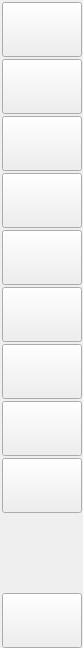
  <widget class="QWidget" name="rightButtonBar" native="true">
   <property name="geometry">
    <rect>
     <x>1196</x>
     <y>65</y>
     <width>83</width>
     <height>648</height>
    </rect>
   </property>
   <property name="minimumSize">
    <size>
     <width>0</width>
     <height>0</height>
    </size>
   </property>
   <property name="maximumSize">
    <size>
     <width>16777215</width>
     <height>16777215</height>
    </size>
   </property>
   <property name="styleSheet">
    <string notr="true"/>
   </property>
   <layout class="QVBoxLayout" name="verticalLayout">
    <property name="spacing">
     <number>2</number>
    </property>
    <property name="leftMargin">
     <number>2</number>
    </property>
    <property name="topMargin">
     <number>2</number>
    </property>
    <property name="rightMargin">
     <number>0</number>
    </property>
    <property name="bottomMargin">
     <number>0</number>
    </property>
    <item>
     <widget class="QPushButton" name="rightButton1">
      <property name="sizePolicy">
       <sizepolicy hsizetype="Fixed" vsizetype="Fixed">
        <horstretch>0</horstretch>
        <verstretch>0</verstretch>
       </sizepolicy>
      </property>
      <property name="minimumSize">
       <size>
        <width>80</width>
        <height>55</height>
       </size>
      </property>
      <property name="maximumSize">
       <size>
        <width>80</width>
        <height>55</height>
       </size>
      </property>
      <property name="focusPolicy">
       <enum>Qt::NoFocus</enum>
      </property>
      <property name="text">
       <string/>
      </property>
      <property name="checkable">
       <bool>false</bool>
      </property>
      <property name="autoExclusive">
       <bool>false</bool>
      </property>
      <property name="flat">
       <bool>false</bool>
      </property>
     </widget>
    </item>
    <item>
     <widget class="QPushButton" name="rightButton2">
      <property name="sizePolicy">
       <sizepolicy hsizetype="Fixed" vsizetype="Fixed">
        <horstretch>0</horstretch>
        <verstretch>0</verstretch>
       </sizepolicy>
      </property>
      <property name="minimumSize">
       <size>
        <width>80</width>
        <height>55</height>
       </size>
      </property>
      <property name="maximumSize">
       <size>
        <width>80</width>
        <height>55</height>
       </size>
      </property>
      <property name="focusPolicy">
       <enum>Qt::NoFocus</enum>
      </property>
      <property name="text">
       <string/>
      </property>
      <property name="checkable">
       <bool>false</bool>
      </property>
      <property name="autoExclusive">
       <bool>false</bool>
      </property>
      <property name="flat">
       <bool>false</bool>
      </property>
     </widget>
    </item>
    <item>
     <widget class="QPushButton" name="rightButton3">
      <property name="sizePolicy">
       <sizepolicy hsizetype="Fixed" vsizetype="Fixed">
        <horstretch>0</horstretch>
        <verstretch>0</verstretch>
       </sizepolicy>
      </property>
      <property name="minimumSize">
       <size>
        <width>80</width>
        <height>55</height>
       </size>
      </property>
      <property name="maximumSize">
       <size>
        <width>80</width>
        <height>55</height>
       </size>
      </property>
      <property name="focusPolicy">
       <enum>Qt::NoFocus</enum>
      </property>
      <property name="text">
       <string/>
      </property>
      <property name="checkable">
       <bool>false</bool>
      </property>
      <property name="autoExclusive">
       <bool>false</bool>
      </property>
      <property name="flat">
       <bool>false</bool>
      </property>
     </widget>
    </item>
    <item>
     <widget class="QPushButton" name="rightButton4">
      <property name="sizePolicy">
       <sizepolicy hsizetype="Fixed" vsizetype="Fixed">
        <horstretch>0</horstretch>
        <verstretch>0</verstretch>
       </sizepolicy>
      </property>
      <property name="minimumSize">
       <size>
        <width>80</width>
        <height>55</height>
       </size>
      </property>
      <property name="maximumSize">
       <size>
        <width>80</width>
        <height>55</height>
       </size>
      </property>
      <property name="focusPolicy">
       <enum>Qt::NoFocus</enum>
      </property>
      <property name="styleSheet">
       <string notr="true"/>
      </property>
      <property name="text">
       <string/>
      </property>
      <property name="checkable">
       <bool>true</bool>
      </property>
      <property name="autoExclusive">
       <bool>false</bool>
      </property>
      <property name="flat">
       <bool>false</bool>
      </property>
     </widget>
    </item>
    <item>
     <widget class="QPushButton" name="rightButton5">
      <property name="sizePolicy">
       <sizepolicy hsizetype="Fixed" vsizetype="Fixed">
        <horstretch>0</horstretch>
        <verstretch>0</verstretch>
       </sizepolicy>
      </property>
      <property name="minimumSize">
       <size>
        <width>80</width>
        <height>55</height>
       </size>
      </property>
      <property name="maximumSize">
       <size>
        <width>80</width>
        <height>55</height>
       </size>
      </property>
      <property name="focusPolicy">
       <enum>Qt::NoFocus</enum>
      </property>
      <property name="text">
       <string/>
      </property>
      <property name="checkable">
       <bool>false</bool>
      </property>
      <property name="autoExclusive">
       <bool>false</bool>
      </property>
      <property name="flat">
       <bool>false</bool>
      </property>
     </widget>
    </item>
    <item>
     <widget class="QPushButton" name="rightButton6">
      <property name="sizePolicy">
       <sizepolicy hsizetype="Fixed" vsizetype="Fixed">
        <horstretch>0</horstretch>
        <verstretch>0</verstretch>
       </sizepolicy>
      </property>
      <property name="minimumSize">
       <size>
        <width>80</width>
        <height>55</height>
       </size>
      </property>
      <property name="maximumSize">
       <size>
        <width>80</width>
        <height>55</height>
       </size>
      </property>
      <property name="focusPolicy">
       <enum>Qt::NoFocus</enum>
      </property>
      <property name="text">
       <string/>
      </property>
      <property name="checkable">
       <bool>false</bool>
      </property>
      <property name="autoExclusive">
       <bool>false</bool>
      </property>
      <property name="flat">
       <bool>false</bool>
      </property>
     </widget>
    </item>
    <item>
     <widget class="QPushButton" name="rightButton7">
      <property name="sizePolicy">
       <sizepolicy hsizetype="Fixed" vsizetype="Fixed">
        <horstretch>0</horstretch>
        <verstretch>0</verstretch>
       </sizepolicy>
      </property>
      <property name="minimumSize">
       <size>
        <width>80</width>
        <height>55</height>
       </size>
      </property>
      <property name="maximumSize">
       <size>
        <width>80</width>
        <height>55</height>
       </size>
      </property>
      <property name="focusPolicy">
       <enum>Qt::NoFocus</enum>
      </property>
      <property name="text">
       <string/>
      </property>
      <property name="checkable">
       <bool>false</bool>
      </property>
      <property name="autoExclusive">
       <bool>false</bool>
      </property>
      <property name="flat">
       <bool>false</bool>
      </property>
     </widget>
    </item>
    <item>
     <widget class="QPushButton" name="rightButton8">
      <property name="sizePolicy">
       <sizepolicy hsizetype="Fixed" vsizetype="Fixed">
        <horstretch>0</horstretch>
        <verstretch>0</verstretch>
       </sizepolicy>
      </property>
      <property name="minimumSize">
       <size>
        <width>80</width>
        <height>55</height>
       </size>
      </property>
      <property name="maximumSize">
       <size>
        <width>80</width>
        <height>55</height>
       </size>
      </property>
      <property name="focusPolicy">
       <enum>Qt::NoFocus</enum>
      </property>
      <property name="text">
       <string/>
      </property>
      <property name="checkable">
       <bool>false</bool>
      </property>
      <property name="checked">
       <bool>false</bool>
      </property>
      <property name="autoExclusive">
       <bool>false</bool>
      </property>
      <property name="flat">
       <bool>false</bool>
      </property>
     </widget>
    </item>
    <item>
     <widget class="QPushButton" name="rightButton9">
      <property name="sizePolicy">
       <sizepolicy hsizetype="Fixed" vsizetype="Fixed">
        <horstretch>0</horstretch>
        <verstretch>0</verstretch>
       </sizepolicy>
      </property>
      <property name="minimumSize">
       <size>
        <width>80</width>
        <height>55</height>
       </size>
      </property>
      <property name="maximumSize">
       <size>
        <width>80</width>
        <height>55</height>
       </size>
      </property>
      <property name="focusPolicy">
       <enum>Qt::NoFocus</enum>
      </property>
      <property name="text">
       <string/>
      </property>
      <property name="checkable">
       <bool>true</bool>
      </property>
      <property name="autoExclusive">
       <bool>false</bool>
      </property>
      <property name="flat">
       <bool>false</bool>
      </property>
     </widget>
    </item>
    <item>
     <spacer name="verticalSpacer">
      <property name="orientation">
       <enum>Qt::Vertical</enum>
      </property>
      <property name="sizeHint" stdset="0">
       <size>
        <width>20</width>
        <height>83</height>
       </size>
      </property>
     </spacer>
    </item>
    <item>
     <widget class="QPushButton" name="rightButton10">
      <property name="sizePolicy">
       <sizepolicy hsizetype="Fixed" vsizetype="Fixed">
        <horstretch>0</horstretch>
        <verstretch>0</verstretch>
       </sizepolicy>
      </property>
      <property name="minimumSize">
       <size>
        <width>80</width>
        <height>55</height>
       </size>
      </property>
      <property name="maximumSize">
       <size>
        <width>80</width>
        <height>55</height>
       </size>
      </property>
      <property name="focusPolicy">
       <enum>Qt::NoFocus</enum>
      </property>
      <property name="text">
       <string/>
      </property>
      <property name="checkable">
       <bool>true</bool>
      </property>
      <property name="autoExclusive">
       <bool>false</bool>
      </property>
      <property name="flat">
       <bool>false</bool>
      </property>
     </widget>
    </item>
   </layout>
  </widget>
